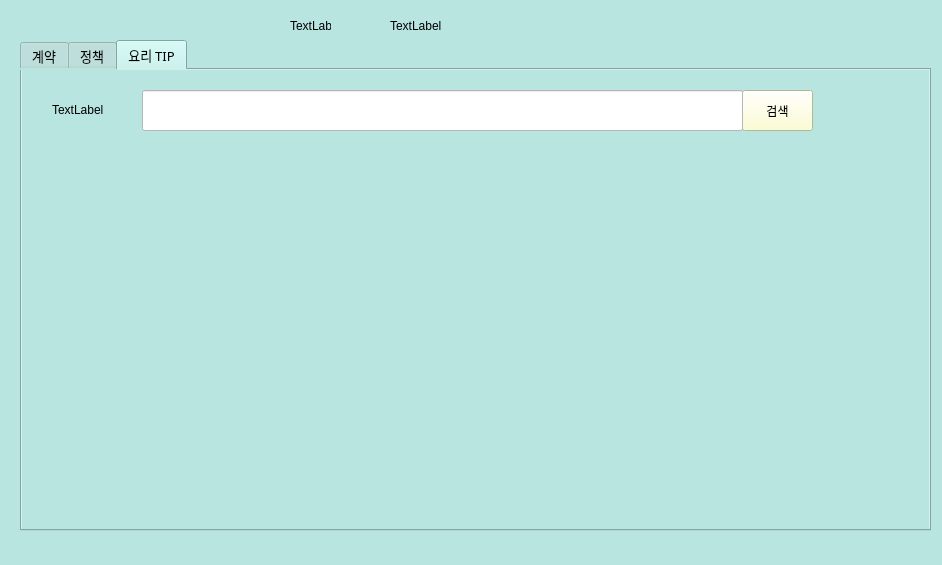
<?xml version="1.0" encoding="UTF-8"?>
<ui version="4.0">
 <class>Form</class>
 <widget class="QWidget" name="Form">
  <property name="geometry">
   <rect>
    <x>0</x>
    <y>0</y>
    <width>942</width>
    <height>565</height>
   </rect>
  </property>
  <property name="windowTitle">
   <string>1인 가구 생활 지원 프로그램</string>
  </property>
  <property name="autoFillBackground">
   <bool>false</bool>
  </property>
  <property name="styleSheet">
   <string notr="true">background-color: rgb(184, 229, 224);</string>
  </property>
  <widget class="QTabWidget" name="tabWidget">
   <property name="geometry">
    <rect>
     <x>20</x>
     <y>40</y>
     <width>911</width>
     <height>491</height>
    </rect>
   </property>
   <property name="font">
    <font>
     <family>맑은 고딕</family>
     <pointsize>10</pointsize>
     <weight>50</weight>
     <bold>false</bold>
    </font>
   </property>
   <property name="autoFillBackground">
    <bool>false</bool>
   </property>
   <property name="styleSheet">
    <string notr="true"/>
   </property>
   <property name="currentIndex">
    <number>2</number>
   </property>
   <widget class="QWidget" name="tab">
    <attribute name="title">
     <string>계약</string>
    </attribute>
    <widget class="QPushButton" name="BtnSrch">
     <property name="geometry">
      <rect>
       <x>720</x>
       <y>20</y>
       <width>71</width>
       <height>41</height>
      </rect>
     </property>
     <property name="font">
      <font>
       <family>맑은 고딕</family>
      </font>
     </property>
     <property name="styleSheet">
      <string notr="true">background-color: rgb(255, 255, 200);</string>
     </property>
     <property name="text">
      <string>검색</string>
     </property>
    </widget>
    <widget class="QLineEdit" name="lineEdit">
     <property name="geometry">
      <rect>
       <x>120</x>
       <y>20</y>
       <width>601</width>
       <height>41</height>
      </rect>
     </property>
     <property name="font">
      <font>
       <family>맑은 고딕</family>
      </font>
     </property>
     <property name="styleSheet">
      <string notr="true">background-color: rgb(255, 255, 255);</string>
     </property>
    </widget>
    <widget class="QTextBrowser" name="textBrowserLaw">
     <property name="geometry">
      <rect>
       <x>20</x>
       <y>140</y>
       <width>411</width>
       <height>241</height>
      </rect>
     </property>
     <property name="font">
      <font>
       <family>맑은 고딕</family>
      </font>
     </property>
     <property name="styleSheet">
      <string notr="true">background-color: rgb(255, 255, 255);</string>
     </property>
    </widget>
    <widget class="QLabel" name="labelLaw">
     <property name="geometry">
      <rect>
       <x>80</x>
       <y>100</y>
       <width>81</width>
       <height>21</height>
      </rect>
     </property>
     <property name="font">
      <font>
       <family>맑은 고딕</family>
       <pointsize>14</pointsize>
       <weight>75</weight>
       <bold>true</bold>
      </font>
     </property>
     <property name="text">
      <string>법</string>
     </property>
    </widget>
    <widget class="QTextBrowser" name="textBrowserEx">
     <property name="geometry">
      <rect>
       <x>480</x>
       <y>140</y>
       <width>411</width>
       <height>241</height>
      </rect>
     </property>
     <property name="font">
      <font>
       <family>맑은 고딕</family>
      </font>
     </property>
     <property name="styleSheet">
      <string notr="true">background-color: rgb(255, 255, 255);</string>
     </property>
    </widget>
    <widget class="QLabel" name="labelEx">
     <property name="geometry">
      <rect>
       <x>540</x>
       <y>104</y>
       <width>81</width>
       <height>21</height>
      </rect>
     </property>
     <property name="font">
      <font>
       <family>맑은 고딕</family>
       <pointsize>14</pointsize>
       <weight>75</weight>
       <bold>true</bold>
      </font>
     </property>
     <property name="text">
      <string>예시</string>
     </property>
    </widget>
    <widget class="QPushButton" name="btnMoreLaw">
     <property name="geometry">
      <rect>
       <x>330</x>
       <y>390</y>
       <width>93</width>
       <height>28</height>
      </rect>
     </property>
     <property name="font">
      <font>
       <family>맑은 고딕</family>
      </font>
     </property>
     <property name="styleSheet">
      <string notr="true">background-color: rgb(255, 255, 200);</string>
     </property>
     <property name="text">
      <string>더보기</string>
     </property>
    </widget>
    <widget class="QPushButton" name="btnMoreEx">
     <property name="geometry">
      <rect>
       <x>790</x>
       <y>390</y>
       <width>93</width>
       <height>28</height>
      </rect>
     </property>
     <property name="font">
      <font>
       <family>맑은 고딕</family>
      </font>
     </property>
     <property name="styleSheet">
      <string notr="true">background-color: rgb(255, 255, 200);</string>
     </property>
     <property name="text">
      <string>더보기</string>
     </property>
    </widget>
    <widget class="QLabel" name="imglbl_law">
     <property name="geometry">
      <rect>
       <x>20</x>
       <y>-10</y>
       <width>61</width>
       <height>61</height>
      </rect>
     </property>
     <property name="text">
      <string>TextLabel</string>
     </property>
    </widget>
    <widget class="QLabel" name="imglbl_crawl_law">
     <property name="geometry">
      <rect>
       <x>20</x>
       <y>90</y>
       <width>41</width>
       <height>41</height>
      </rect>
     </property>
     <property name="text">
      <string>TextLabel</string>
     </property>
    </widget>
    <widget class="QLabel" name="imglbl_ex">
     <property name="geometry">
      <rect>
       <x>480</x>
       <y>90</y>
       <width>41</width>
       <height>41</height>
      </rect>
     </property>
     <property name="text">
      <string>TextLabel</string>
     </property>
    </widget>
   </widget>
   <widget class="QWidget" name="tab_2">
    <attribute name="title">
     <string>정책</string>
    </attribute>
    <widget class="QPushButton" name="Btnsrch">
     <property name="geometry">
      <rect>
       <x>720</x>
       <y>20</y>
       <width>71</width>
       <height>41</height>
      </rect>
     </property>
     <property name="font">
      <font>
       <family>맑은 고딕</family>
      </font>
     </property>
     <property name="styleSheet">
      <string notr="true">background-color: rgb(255, 255, 200);</string>
     </property>
     <property name="text">
      <string>검색</string>
     </property>
    </widget>
    <widget class="QLineEdit" name="lineEdit_srch">
     <property name="geometry">
      <rect>
       <x>120</x>
       <y>20</y>
       <width>601</width>
       <height>41</height>
      </rect>
     </property>
     <property name="font">
      <font>
       <family>맑은 고딕</family>
      </font>
     </property>
     <property name="styleSheet">
      <string notr="true">background-color: rgb(255, 255, 255);</string>
     </property>
    </widget>
    <widget class="QListWidget" name="listWidget">
     <property name="geometry">
      <rect>
       <x>290</x>
       <y>90</y>
       <width>581</width>
       <height>331</height>
      </rect>
     </property>
     <property name="font">
      <font>
       <family>맑은 고딕</family>
      </font>
     </property>
     <property name="styleSheet">
      <string notr="true">background-color: rgb(255, 255, 255);</string>
     </property>
     <property name="textElideMode">
      <enum>Qt::ElideMiddle</enum>
     </property>
    </widget>
    <widget class="QWidget" name="layoutWidget">
     <property name="geometry">
      <rect>
       <x>20</x>
       <y>140</y>
       <width>231</width>
       <height>94</height>
      </rect>
     </property>
     <property name="font">
      <font>
       <family>맑은 고딕</family>
      </font>
     </property>
     <layout class="QVBoxLayout" name="verticalLayout">
      <item>
       <layout class="QHBoxLayout" name="horizontalLayout">
        <item>
         <widget class="QLabel" name="label_2">
          <property name="font">
           <font>
            <family>맑은 고딕</family>
           </font>
          </property>
          <property name="text">
           <string>분야</string>
          </property>
          <property name="alignment">
           <set>Qt::AlignCenter</set>
          </property>
         </widget>
        </item>
        <item>
         <widget class="QComboBox" name="comboBox_plcy">
          <property name="font">
           <font>
            <family>맑은 고딕</family>
           </font>
          </property>
          <property name="styleSheet">
           <string notr="true">background-color: rgb(255, 255, 255);</string>
          </property>
         </widget>
        </item>
       </layout>
      </item>
      <item>
       <layout class="QHBoxLayout" name="horizontalLayout_3">
        <item>
         <widget class="QLabel" name="label_3">
          <property name="font">
           <font>
            <family>맑은 고딕</family>
           </font>
          </property>
          <property name="text">
           <string>교육상태</string>
          </property>
          <property name="alignment">
           <set>Qt::AlignCenter</set>
          </property>
         </widget>
        </item>
        <item>
         <widget class="QComboBox" name="comboBox_edu">
          <property name="font">
           <font>
            <family>맑은 고딕</family>
           </font>
          </property>
          <property name="styleSheet">
           <string notr="true">background-color: rgb(255, 255, 255);</string>
          </property>
         </widget>
        </item>
       </layout>
      </item>
      <item>
       <layout class="QHBoxLayout" name="horizontalLayout_4">
        <item>
         <widget class="QLabel" name="label_4">
          <property name="font">
           <font>
            <family>맑은 고딕</family>
           </font>
          </property>
          <property name="text">
           <string>지역</string>
          </property>
          <property name="alignment">
           <set>Qt::AlignCenter</set>
          </property>
         </widget>
        </item>
        <item>
         <widget class="QComboBox" name="comboBox_reg">
          <property name="font">
           <font>
            <family>맑은 고딕</family>
           </font>
          </property>
          <property name="styleSheet">
           <string notr="true">background-color: rgb(255, 255, 255);</string>
          </property>
         </widget>
        </item>
       </layout>
      </item>
     </layout>
    </widget>
    <widget class="QWidget" name="layoutWidget">
     <property name="geometry">
      <rect>
       <x>20</x>
       <y>240</y>
       <width>231</width>
       <height>61</height>
      </rect>
     </property>
     <property name="font">
      <font>
       <family>맑은 고딕</family>
      </font>
     </property>
     <layout class="QVBoxLayout" name="verticalLayout_2">
      <item>
       <layout class="QHBoxLayout" name="horizontalLayout_6">
        <item>
         <widget class="QLabel" name="label_6">
          <property name="font">
           <font>
            <family>맑은 고딕</family>
           </font>
          </property>
          <property name="text">
           <string>취업상태</string>
          </property>
          <property name="alignment">
           <set>Qt::AlignCenter</set>
          </property>
         </widget>
        </item>
        <item>
         <widget class="QComboBox" name="comboBox_emp">
          <property name="font">
           <font>
            <family>맑은 고딕</family>
           </font>
          </property>
          <property name="styleSheet">
           <string notr="true">background-color: rgb(255, 255, 255);</string>
          </property>
         </widget>
        </item>
       </layout>
      </item>
      <item>
       <layout class="QHBoxLayout" name="horizontalLayout_5">
        <item>
         <widget class="QLabel" name="label_5">
          <property name="font">
           <font>
            <family>맑은 고딕</family>
           </font>
          </property>
          <property name="text">
           <string>특화분야</string>
          </property>
          <property name="alignment">
           <set>Qt::AlignCenter</set>
          </property>
         </widget>
        </item>
        <item>
         <widget class="QComboBox" name="comboBox_spec">
          <property name="font">
           <font>
            <family>맑은 고딕</family>
           </font>
          </property>
          <property name="styleSheet">
           <string notr="true">background-color: rgb(255, 255, 255);</string>
          </property>
         </widget>
        </item>
       </layout>
      </item>
     </layout>
    </widget>
    <widget class="QLabel" name="imglbl_judge">
     <property name="geometry">
      <rect>
       <x>30</x>
       <y>10</y>
       <width>61</width>
       <height>61</height>
      </rect>
     </property>
     <property name="text">
      <string>TextLabel</string>
     </property>
    </widget>
    <widget class="QWidget" name="horizontalLayoutWidget">
     <property name="geometry">
      <rect>
       <x>20</x>
       <y>80</y>
       <width>231</width>
       <height>41</height>
      </rect>
     </property>
     <layout class="QHBoxLayout" name="horizontalLayout_2">
      <item>
       <widget class="QLabel" name="label">
        <property name="sizePolicy">
         <sizepolicy hsizetype="Preferred" vsizetype="Preferred">
          <horstretch>0</horstretch>
          <verstretch>0</verstretch>
         </sizepolicy>
        </property>
        <property name="font">
         <font>
          <family>맑은 고딕</family>
         </font>
        </property>
        <property name="text">
         <string>나이</string>
        </property>
        <property name="alignment">
         <set>Qt::AlignCenter</set>
        </property>
       </widget>
      </item>
      <item>
       <widget class="QLineEdit" name="lineEdit_age">
        <property name="sizePolicy">
         <sizepolicy hsizetype="Preferred" vsizetype="Fixed">
          <horstretch>0</horstretch>
          <verstretch>0</verstretch>
         </sizepolicy>
        </property>
        <property name="font">
         <font>
          <family>맑은 고딕</family>
         </font>
        </property>
        <property name="styleSheet">
         <string notr="true">background-color: rgb(255, 255, 255);</string>
        </property>
       </widget>
      </item>
     </layout>
    </widget>
   </widget>
   <widget class="QWidget" name="tab_3">
    <attribute name="title">
     <string>요리 TIP</string>
    </attribute>
    <widget class="QPushButton" name="pushButton">
     <property name="geometry">
      <rect>
       <x>720</x>
       <y>20</y>
       <width>71</width>
       <height>41</height>
      </rect>
     </property>
     <property name="font">
      <font>
       <family>맑은 고딕</family>
      </font>
     </property>
     <property name="styleSheet">
      <string notr="true">background-color: rgb(255, 255, 200);</string>
     </property>
     <property name="text">
      <string>검색</string>
     </property>
    </widget>
    <widget class="QLineEdit" name="lineEdit_2">
     <property name="geometry">
      <rect>
       <x>120</x>
       <y>20</y>
       <width>601</width>
       <height>41</height>
      </rect>
     </property>
     <property name="font">
      <font>
       <family>맑은 고딕</family>
      </font>
     </property>
     <property name="styleSheet">
      <string notr="true">background-color: rgb(255, 255, 255);</string>
     </property>
    </widget>
    <widget class="QLabel" name="imglbl_food">
     <property name="geometry">
      <rect>
       <x>30</x>
       <y>10</y>
       <width>61</width>
       <height>60</height>
      </rect>
     </property>
     <property name="text">
      <string>TextLabel</string>
     </property>
    </widget>
    <widget class="QWidget" name="horizontalLayoutWidget_2">
     <property name="geometry">
      <rect>
       <x>219</x>
       <y>390</y>
       <width>451</width>
       <height>51</height>
      </rect>
     </property>
     <layout class="QHBoxLayout" name="horizontalLayout_7"/>
    </widget>
    <widget class="QStackedWidget" name="stackedWidget">
     <property name="geometry">
      <rect>
       <x>-1</x>
       <y>79</y>
       <width>901</width>
       <height>301</height>
      </rect>
     </property>
     <property name="currentIndex">
      <number>1</number>
     </property>
     <widget class="QWidget" name="page"/>
     <widget class="QWidget" name="page_2"/>
    </widget>
   </widget>
  </widget>
  <widget class="QLabel" name="lblimg_title">
   <property name="geometry">
    <rect>
     <x>290</x>
     <y>10</y>
     <width>41</width>
     <height>31</height>
    </rect>
   </property>
   <property name="text">
    <string>TextLabel</string>
   </property>
  </widget>
  <widget class="QLabel" name="lbltitle">
   <property name="geometry">
    <rect>
     <x>390</x>
     <y>20</y>
     <width>56</width>
     <height>12</height>
    </rect>
   </property>
   <property name="text">
    <string>TextLabel</string>
   </property>
  </widget>
 </widget>
 <resources/>
 <connections/>
</ui>
